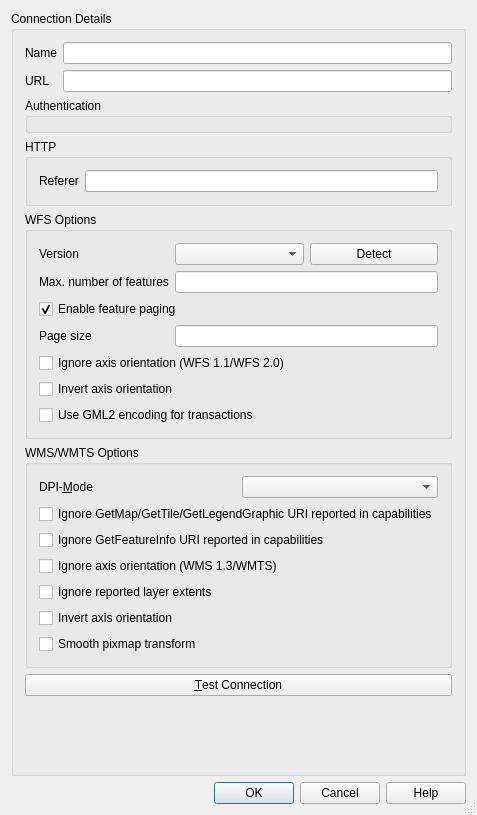
<?xml version="1.0" encoding="UTF-8"?>
<ui version="4.0">
 <class>QgsNewHttpConnectionBase</class>
 <widget class="QDialog" name="QgsNewHttpConnectionBase">
  <property name="geometry">
   <rect>
    <x>0</x>
    <y>0</y>
    <width>448</width>
    <height>815</height>
   </rect>
  </property>
  <property name="windowTitle">
   <string>Create a New Connection</string>
  </property>
  <property name="sizeGripEnabled">
   <bool>true</bool>
  </property>
  <property name="modal">
   <bool>true</bool>
  </property>
  <layout class="QGridLayout" name="gridLayout_4">
   <item row="0" column="0">
    <widget class="QGroupBox" name="mGroupBox">
     <property name="title">
      <string>Connection Details</string>
     </property>
     <layout class="QGridLayout">
      <item row="0" column="0" colspan="2">
       <widget class="QFrame" name="frame">
        <property name="sizePolicy">
         <sizepolicy hsizetype="MinimumExpanding" vsizetype="Minimum">
          <horstretch>0</horstretch>
          <verstretch>0</verstretch>
         </sizepolicy>
        </property>
        <layout class="QGridLayout" name="gridLayout_5">
         <property name="leftMargin">
          <number>0</number>
         </property>
         <property name="topMargin">
          <number>0</number>
         </property>
         <property name="rightMargin">
          <number>0</number>
         </property>
         <property name="bottomMargin">
          <number>0</number>
         </property>
         <item row="0" column="0">
          <widget class="QLabel" name="TextLabel1_2">
           <property name="text">
            <string>Name</string>
           </property>
           <property name="wordWrap">
            <bool>true</bool>
           </property>
           <property name="margin">
            <number>5</number>
           </property>
          </widget>
         </item>
         <item row="0" column="1">
          <widget class="QLineEdit" name="txtName">
           <property name="minimumSize">
            <size>
             <width>0</width>
             <height>0</height>
            </size>
           </property>
           <property name="toolTip">
            <string>Name of the new connection</string>
           </property>
           <property name="frame">
            <bool>true</bool>
           </property>
          </widget>
         </item>
         <item row="1" column="0">
          <widget class="QLabel" name="TextLabel1">
           <property name="text">
            <string>URL</string>
           </property>
           <property name="margin">
            <number>5</number>
           </property>
          </widget>
         </item>
         <item row="1" column="1">
          <widget class="QLineEdit" name="txtUrl">
           <property name="toolTip">
            <string>HTTP address of the Web Map Server</string>
           </property>
          </widget>
         </item>
        </layout>
       </widget>
      </item>
      <item row="4" column="0" colspan="2">
       <widget class="QGroupBox" name="mWmsOptionsGroupBox">
        <property name="title">
         <string>WMS/WMTS Options</string>
        </property>
        <layout class="QGridLayout" name="gridLayout_2">
         <item row="3" column="0" colspan="2">
          <widget class="QCheckBox" name="cbxWmsIgnoreAxisOrientation">
           <property name="text">
            <string>Ignore axis orientation (WMS 1.3/WMTS)</string>
           </property>
          </widget>
         </item>
         <item row="2" column="0" colspan="2">
          <widget class="QCheckBox" name="cbxIgnoreGetFeatureInfoURI">
           <property name="text">
            <string>Ignore GetFeatureInfo URI reported in capabilities</string>
           </property>
          </widget>
         </item>
         <item row="1" column="0" colspan="2">
          <widget class="QCheckBox" name="cbxIgnoreGetMapURI">
           <property name="text">
            <string>Ignore GetMap/GetTile/GetLegendGraphic URI reported in capabilities</string>
           </property>
          </widget>
         </item>
         <item row="9" column="0" colspan="2">
          <widget class="QCheckBox" name="cbxSmoothPixmapTransform">
           <property name="text">
            <string>Smooth pixmap transform</string>
           </property>
          </widget>
         </item>
         <item row="5" column="0" colspan="2">
          <widget class="QCheckBox" name="cbxWmsInvertAxisOrientation">
           <property name="text">
            <string>Invert axis orientation</string>
           </property>
          </widget>
         </item>
         <item row="0" column="1">
          <widget class="QComboBox" name="cmbDpiMode"/>
         </item>
         <item row="0" column="0">
          <widget class="QLabel" name="lblDpiMode">
           <property name="text">
            <string>DPI-&amp;Mode</string>
           </property>
           <property name="buddy">
            <cstring>cmbDpiMode</cstring>
           </property>
          </widget>
         </item>
         <item row="4" column="0" colspan="2">
          <widget class="QCheckBox" name="cbxWmsIgnoreReportedLayerExtents">
           <property name="text">
            <string>Ignore reported layer extents</string>
           </property>
          </widget>
         </item>
        </layout>
       </widget>
      </item>
      <item row="3" column="0" colspan="2">
       <widget class="QGroupBox" name="mWfsOptionsGroupBox">
        <property name="title">
         <string>WFS Options</string>
        </property>
        <layout class="QGridLayout" name="gridLayout1">
         <item row="0" column="0">
          <widget class="QLabel" name="lblVersion">
           <property name="text">
            <string>Version</string>
           </property>
          </widget>
         </item>
         <item row="0" column="2">
          <widget class="QPushButton" name="mWfsVersionDetectButton">
           <property name="text">
            <string>Detect</string>
           </property>
          </widget>
         </item>
         <item row="5" column="0" colspan="3">
          <widget class="QCheckBox" name="cbxWfsIgnoreAxisOrientation">
           <property name="text">
            <string>Ignore axis orientation (WFS 1.1/WFS 2.0)</string>
           </property>
          </widget>
         </item>
         <item row="2" column="0">
          <widget class="QLabel" name="lblMaxNumFeatures">
           <property name="text">
            <string>Max. number of features</string>
           </property>
          </widget>
         </item>
         <item row="0" column="1">
          <widget class="QComboBox" name="cmbVersion"/>
         </item>
         <item row="4" column="1" colspan="2">
          <widget class="QLineEdit" name="txtPageSize">
           <property name="toolTip">
            <string>&lt;html&gt;&lt;head/&gt;&lt;body&gt;&lt;p&gt;Enter a number to limit the maximum number of features retrieved in a single GetFeature request when paging is enabled. If let to empty, server default will apply.&lt;/p&gt;&lt;/body&gt;&lt;/html&gt;</string>
           </property>
          </widget>
         </item>
         <item row="6" column="0" colspan="3">
          <widget class="QCheckBox" name="cbxWfsInvertAxisOrientation">
           <property name="text">
            <string>Invert axis orientation</string>
           </property>
          </widget>
         </item>
         <item row="4" column="0">
          <widget class="QLabel" name="lblPageSize">
           <property name="text">
            <string>Page size</string>
           </property>
          </widget>
         </item>
         <item row="3" column="0" colspan="3">
          <widget class="QCheckBox" name="cbxWfsFeaturePaging">
           <property name="text">
            <string>Enable feature paging</string>
           </property>
           <property name="checked">
            <bool>true</bool>
           </property>
          </widget>
         </item>
         <item row="2" column="1" colspan="2">
          <widget class="QLineEdit" name="txtMaxNumFeatures">
           <property name="toolTip">
            <string>&lt;html&gt;&lt;head/&gt;&lt;body&gt;&lt;p&gt;Enter a number to limit the maximum number of features retrieved per feature request. If let to empty, no limit is set.&lt;/p&gt;&lt;/body&gt;&lt;/html&gt;</string>
           </property>
          </widget>
         </item>
         <item row="7" column="0" colspan="2">
          <widget class="QCheckBox" name="cbxWfsUseGml2EncodingForTransactions">
           <property name="toolTip">
            <string>&lt;html&gt;&lt;head/&gt;&lt;body&gt;&lt;p&gt;This might be necessary on some &lt;span style=&quot; font-weight:600;&quot;&gt;broken&lt;/span&gt; ESRI map servers when using WFS-T 1.1.0.&lt;/p&gt;&lt;/body&gt;&lt;/html&gt;</string>
           </property>
           <property name="text">
            <string>Use GML2 encoding for transactions</string>
           </property>
          </widget>
         </item>
        </layout>
       </widget>
      </item>
      <item row="1" column="0" colspan="2">
       <widget class="QGroupBox" name="mAuthGroupBox">
        <property name="title">
         <string>Authentication</string>
        </property>
        <layout class="QVBoxLayout" name="verticalLayout">
         <property name="leftMargin">
          <number>6</number>
         </property>
         <property name="topMargin">
          <number>6</number>
         </property>
         <property name="rightMargin">
          <number>6</number>
         </property>
         <property name="bottomMargin">
          <number>6</number>
         </property>
         <item>
          <widget class="QgsAuthSettingsWidget" name="mAuthSettings" native="true">
           <property name="sizePolicy">
            <sizepolicy hsizetype="Preferred" vsizetype="Maximum">
             <horstretch>0</horstretch>
             <verstretch>0</verstretch>
            </sizepolicy>
           </property>
          </widget>
         </item>
        </layout>
       </widget>
      </item>
      <item row="5" column="0" colspan="2">
       <widget class="QPushButton" name="mTestConnectionButton">
        <property name="text">
         <string>&amp;Test Connection</string>
        </property>
       </widget>
      </item>
      <item row="2" column="0" colspan="2">
       <widget class="QGroupBox" name="mHttpGroupBox">
        <property name="title">
         <string>HTTP</string>
        </property>
        <layout class="QHBoxLayout" name="horizontalLayout">
         <item>
          <widget class="QLabel" name="label">
           <property name="text">
            <string>Referer</string>
           </property>
          </widget>
         </item>
         <item>
          <widget class="QgsFilterLineEdit" name="mRefererLineEdit"/>
         </item>
        </layout>
       </widget>
      </item>
      <item row="6" column="0" colspan="2">
       <spacer name="verticalSpacer">
        <property name="orientation">
         <enum>Qt::Vertical</enum>
        </property>
        <property name="sizeHint" stdset="0">
         <size>
          <width>0</width>
          <height>0</height>
         </size>
        </property>
       </spacer>
      </item>
     </layout>
    </widget>
   </item>
   <item row="1" column="0">
    <widget class="QDialogButtonBox" name="buttonBox">
     <property name="standardButtons">
      <set>QDialogButtonBox::Cancel|QDialogButtonBox::Help|QDialogButtonBox::Ok</set>
     </property>
    </widget>
   </item>
  </layout>
 </widget>
 <layoutdefault spacing="6" margin="11"/>
 <customwidgets>
  <customwidget>
   <class>QgsFilterLineEdit</class>
   <extends>QLineEdit</extends>
   <header>qgsfilterlineedit.h</header>
  </customwidget>
  <customwidget>
   <class>QgsAuthSettingsWidget</class>
   <extends>QWidget</extends>
   <header>qgsauthsettingswidget.h</header>
   <container>1</container>
  </customwidget>
 </customwidgets>
 <tabstops>
  <tabstop>txtName</tabstop>
  <tabstop>txtUrl</tabstop>
  <tabstop>mRefererLineEdit</tabstop>
  <tabstop>cmbVersion</tabstop>
  <tabstop>mWfsVersionDetectButton</tabstop>
  <tabstop>txtMaxNumFeatures</tabstop>
  <tabstop>cbxWfsFeaturePaging</tabstop>
  <tabstop>txtPageSize</tabstop>
  <tabstop>cbxWfsIgnoreAxisOrientation</tabstop>
  <tabstop>cbxWfsInvertAxisOrientation</tabstop>
  <tabstop>cmbDpiMode</tabstop>
  <tabstop>cbxIgnoreGetMapURI</tabstop>
  <tabstop>cbxIgnoreGetFeatureInfoURI</tabstop>
  <tabstop>cbxWmsIgnoreAxisOrientation</tabstop>
  <tabstop>cbxWmsInvertAxisOrientation</tabstop>
  <tabstop>cbxSmoothPixmapTransform</tabstop>
  <tabstop>mTestConnectionButton</tabstop>
 </tabstops>
 <resources/>
 <connections>
  <connection>
   <sender>buttonBox</sender>
   <signal>accepted()</signal>
   <receiver>QgsNewHttpConnectionBase</receiver>
   <slot>accept()</slot>
   <hints>
    <hint type="sourcelabel">
     <x>421</x>
     <y>453</y>
    </hint>
    <hint type="destinationlabel">
     <x>430</x>
     <y>98</y>
    </hint>
   </hints>
  </connection>
  <connection>
   <sender>buttonBox</sender>
   <signal>rejected()</signal>
   <receiver>QgsNewHttpConnectionBase</receiver>
   <slot>reject()</slot>
   <hints>
    <hint type="sourcelabel">
     <x>330</x>
     <y>453</y>
    </hint>
    <hint type="destinationlabel">
     <x>426</x>
     <y>38</y>
    </hint>
   </hints>
  </connection>
 </connections>
</ui>
